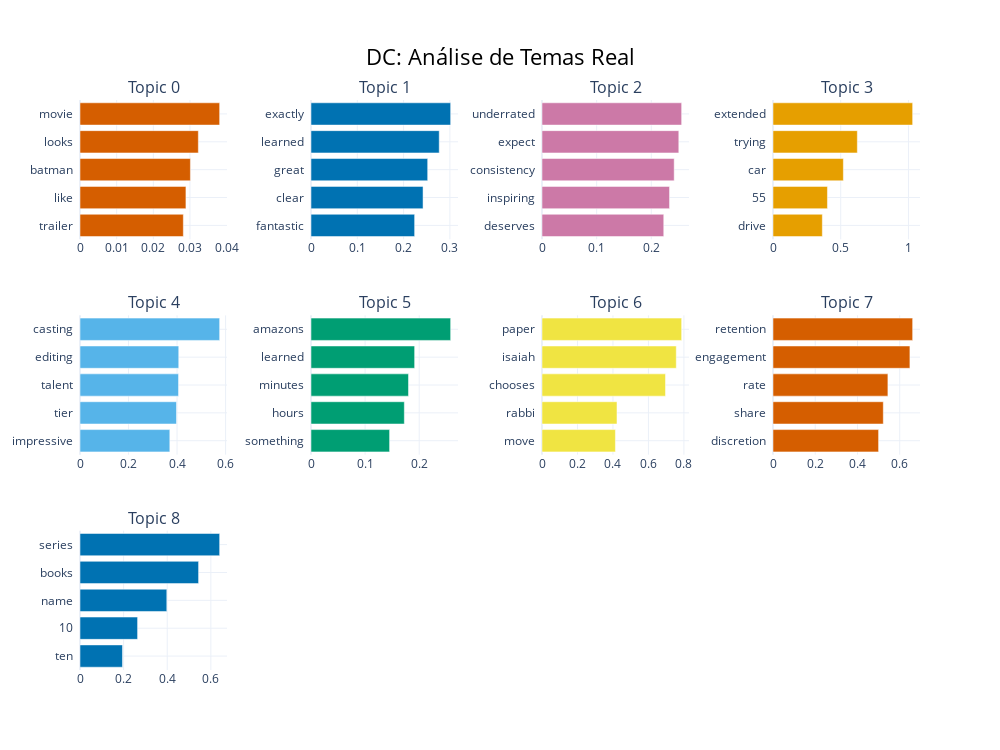

The cell this chart's notebook holds for it:
### Code cell
import json
import nltk
from sklearn.feature_extraction.text import CountVectorizer
from bertopic import BERTopic

# 1. Lista de limpeza atualizada com os novos lixos que você viu
lixo_spam = [
    "content", "tips", "informative", "helpful", "needed", "16", "land",
    "thanks", "thank", "explained", "explanation", "sharing", "warranty", 
    "extend", "reach", "cars", "googling", "algorithm", "avm23x"
]

# Palavras que não trazem tema (Stopwords)
from nltk.corpus import stopwords
nltk.download('stopwords')
final_stops = list(set(stopwords.words('portuguese') + stopwords.words('english'))) + lixo_spam

# 2. Carregar dados e modelo
with open("dataset_DC.json", "r", encoding="utf-8") as f:
    data_dc = json.load(f)
textos_dc = [c.get("text", "") for m in data_dc.values() for c in m.get("comments", []) if len(c.get("text", "")) > 10]

topic_model_dc = BERTopic.load("modelo_dc_final")

# 3. Atualizar e Reduzir
vectorizer_model = CountVectorizer(stop_words=final_stops)
topic_model_dc.update_topics(textos_dc, vectorizer_model=vectorizer_model)

# Vamos manter 10 tópicos para não misturar tanto "Superman" com "Aquaman"
topic_model_dc.reduce_topics(textos_dc, nr_topics=10)

# 4. Salvar e Mostrar
fig = topic_model_dc.visualize_barchart(top_n_topics=10, title="DC: Análise de Temas Real")
fig.show()

### Figure 1 — Plotly figure (JSON) as saved in the notebook; plotly's stock layout.template omitted (floating-point values rounded to 4 significant figures)
{"data": [{"marker": {"color": "#D55E00"}, "orientation": "h", "type": "bar", "x": [0.02819, 0.02889, 0.03011, 0.03228, 0.03809], "xaxis": "x", "y": ["trailer  ", "like  ", "batman  ", "looks  ", "movie  "], "yaxis": "y"}, {"marker": {"color": "#0072B2"}, "orientation": "h", "type": "bar", "x": [0.2239, 0.2421, 0.252, 0.277, 0.3017], "xaxis": "x2", "y": ["fantastic  ", "clear  ", "great  ", "learned  ", "exactly  "], "yaxis": "y2"}, {"marker": {"color": "#CC79A7"}, "orientation": "h", "type": "bar", "x": [0.2228, 0.2334, 0.2419, 0.2503, 0.2555], "xaxis": "x3", "y": ["deserves  ", "inspiring  ", "consistency  ", "expect  ", "underrated  "], "yaxis": "y3"}, {"marker": {"color": "#E69F00"}, "orientation": "h", "type": "bar", "x": [0.3642, 0.4019, 0.5195, 0.6226, 1.031], "xaxis": "x4", "y": ["drive  ", "55  ", "car  ", "trying  ", "extended  "], "yaxis": "y4"}, {"marker": {"color": "#56B4E9"}, "orientation": "h", "type": "bar", "x": [0.3702, 0.3976, 0.406, 0.4069, 0.5755], "xaxis": "x5", "y": ["impressive  ", "tier  ", "talent  ", "editing  ", "casting  "], "yaxis": "y5"}, {"marker": {"color": "#009E73"}, "orientation": "h", "type": "bar", "x": [0.1452, 0.1725, 0.1802, 0.1915, 0.2581], "xaxis": "x6", "y": ["something  ", "hours  ", "minutes  ", "learned  ", "amazons  "], "yaxis": "y6"}, {"marker": {"color": "#F0E442"}, "orientation": "h", "type": "bar", "x": [0.4139, 0.4228, 0.6962, 0.757, 0.7873], "xaxis": "x7", "y": ["move  ", "rabbi  ", "chooses  ", "isaiah  ", "paper  "], "yaxis": "y7"}, {"marker": {"color": "#D55E00"}, "orientation": "h", "type": "bar", "x": [0.4999, 0.5222, 0.544, 0.6482, 0.6612], "xaxis": "x8", "y": ["discretion  ", "share  ", "rate  ", "engagement  ", "retention  "], "yaxis": "y8"}, {"marker": {"color": "#0072B2"}, "orientation": "h", "type": "bar", "x": [0.1948, 0.264, 0.398, 0.5437, 0.6403], "xaxis": "x9", "y": ["ten  ", "10  ", "name  ", "books  ", "series  "], "yaxis": "y9"}], "layout": {"annotations": [{"font": {"size": 16}, "showarrow": false, "text": "Topic 0", "x": 0.0875, "xanchor": "center", "xref": "paper", "y": 1, "yanchor": "bottom", "yref": "paper"}, {"font": {"size": 16}, "showarrow": false, "text": "Topic 1", "x": 0.3625, "xanchor": "center", "xref": "paper", "y": 1, "yanchor": "bottom", "yref": "paper"}, {"font": {"size": 16}, "showarrow": false, "text": "Topic 2", "x": 0.6375, "xanchor": "center", "xref": "paper", "y": 1, "yanchor": "bottom", "yref": "paper"}, {"font": {"size": 16}, "showarrow": false, "text": "Topic 3", "x": 0.9125, "xanchor": "center", "xref": "paper", "y": 1, "yanchor": "bottom", "yref": "paper"}, {"font": {"size": 16}, "showarrow": false, "text": "Topic 4", "x": 0.0875, "xanchor": "center", "xref": "paper", "y": 0.6222, "yanchor": "bottom", "yref": "paper"}, {"font": {"size": 16}, "showarrow": false, "text": "Topic 5", "x": 0.3625, "xanchor": "center", "xref": "paper", "y": 0.6222, "yanchor": "bottom", "yref": "paper"}, {"font": {"size": 16}, "showarrow": false, "text": "Topic 6", "x": 0.6375, "xanchor": "center", "xref": "paper", "y": 0.6222, "yanchor": "bottom", "yref": "paper"}, {"font": {"size": 16}, "showarrow": false, "text": "Topic 7", "x": 0.9125, "xanchor": "center", "xref": "paper", "y": 0.6222, "yanchor": "bottom", "yref": "paper"}, {"font": {"size": 16}, "showarrow": false, "text": "Topic 8", "x": 0.0875, "xanchor": "center", "xref": "paper", "y": 0.2444, "yanchor": "bottom", "yref": "paper"}], "height": 750, "hoverlabel": {"bgcolor": "white", "font": {"family": "Rockwell", "size": 16}}, "showlegend": false, "title": {"font": {"color": "Black", "size": 22}, "text": "DC: Análise de Temas Real", "x": 0.5, "xanchor": "center", "yanchor": "top"}, "width": 1000, "xaxis": {"anchor": "y", "domain": [0, 0.175], "showgrid": true}, "xaxis10": {"anchor": "y10", "domain": [0.275, 0.45], "showgrid": true}, "xaxis11": {"anchor": "y11", "domain": [0.55, 0.725], "showgrid": true}, "xaxis12": {"anchor": "y12", "domain": [0.825, 1], "showgrid": true}, "xaxis2": {"anchor": "y2", "domain": [0.275, 0.45], "showgrid": true}, "xaxis3": {"anchor": "y3", "domain": [0.55, 0.725], "showgrid": true}, "xaxis4": {"anchor": "y4", "domain": [0.825, 1], "showgrid": true}, "xaxis5": {"anchor": "y5", "domain": [0, 0.175], "showgrid": true}, "xaxis6": {"anchor": "y6", "domain": [0.275, 0.45], "showgrid": true}, "xaxis7": {"anchor": "y7", "domain": [0.55, 0.725], "showgrid": true}, "xaxis8": {"anchor": "y8", "domain": [0.825, 1], "showgrid": true}, "xaxis9": {"anchor": "y9", "domain": [0, 0.175], "showgrid": true}, "yaxis": {"anchor": "x", "domain": [0.7556, 1], "showgrid": true}, "yaxis10": {"anchor": "x10", "domain": [0, 0.2444], "showgrid": true}, "yaxis11": {"anchor": "x11", "domain": [0, 0.2444], "showgrid": true}, "yaxis12": {"anchor": "x12", "domain": [0, 0.2444], "showgrid": true}, "yaxis2": {"anchor": "x2", "domain": [0.7556, 1], "showgrid": true}, "yaxis3": {"anchor": "x3", "domain": [0.7556, 1], "showgrid": true}, "yaxis4": {"anchor": "x4", "domain": [0.7556, 1], "showgrid": true}, "yaxis5": {"anchor": "x5", "domain": [0.3778, 0.6222], "showgrid": true}, "yaxis6": {"anchor": "x6", "domain": [0.3778, 0.6222], "showgrid": true}, "yaxis7": {"anchor": "x7", "domain": [0.3778, 0.6222], "showgrid": true}, "yaxis8": {"anchor": "x8", "domain": [0.3778, 0.6222], "showgrid": true}, "yaxis9": {"anchor": "x9", "domain": [0, 0.2444], "showgrid": true}}}
